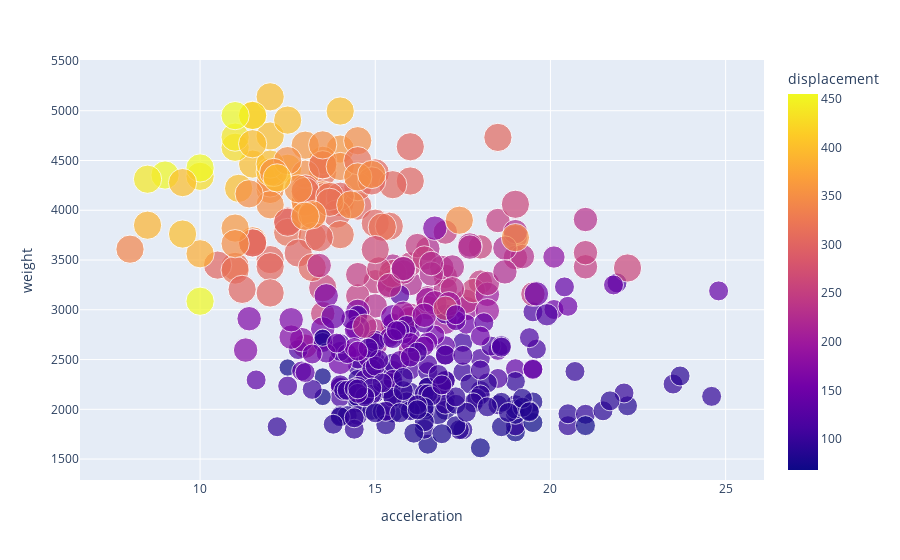

The code cell stored with this chart in its notebook:
### Code cell
px.scatter(data_frame=df, x=df.acceleration, y=df.weight, color=df.displacement, size=df.cylinders)

### Figure 1 — Plotly figure (JSON) as saved in the notebook; plotly's stock layout.template omitted (floating-point values rounded to 4 significant figures; data arrays with more than 128 entries replaced by an {"elided": "..."} marker saying what was removed)
{"data": [{"hoverlabel": {"namelength": 0}, "hovertemplate": "acceleration=%{x}<br>weight=%{y}<br>cylinders=%{marker.size}<br>displacement=%{marker.color}", "legendgroup": "", "marker": {"color": {"elided": "398 float values"}, "coloraxis": "coloraxis", "size": {"elided": "398 int values"}, "sizemode": "area", "sizeref": 0.02, "symbol": "circle"}, "mode": "markers", "name": "", "showlegend": false, "type": "scatter", "x": {"elided": "398 float values"}, "xaxis": "x", "y": {"elided": "398 int values"}, "yaxis": "y"}], "layout": {"coloraxis": {"colorbar": {"title": {"text": "displacement"}}, "colorscale": [[0, "#0d0887"], [0.1111, "#46039f"], [0.2222, "#7201a8"], [0.3333, "#9c179e"], [0.4444, "#bd3786"], [0.5556, "#d8576b"], [0.6667, "#ed7953"], [0.7778, "#fb9f3a"], [0.8889, "#fdca26"], [1, "#f0f921"]]}, "legend": {"itemsizing": "constant", "tracegroupgap": 0}, "margin": {"t": 60}, "xaxis": {"anchor": "y", "domain": [0, 1], "title": {"text": "acceleration"}}, "yaxis": {"anchor": "x", "domain": [0, 1], "title": {"text": "weight"}}}}
